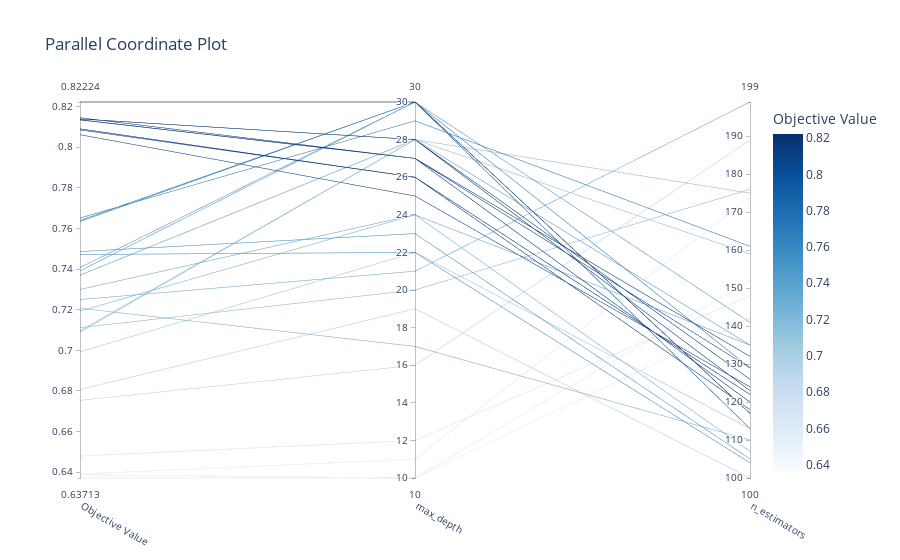

The notebook cell saved with this chart:
### Code cell
optuna.visualization.plot_parallel_coordinate(study, params=["max_depth", "n_estimators"])

### Figure 1 — Plotly figure (JSON) as saved in the notebook; plotly's stock layout.template omitted (floating-point values rounded to 4 significant figures)
{"data": [{"dimensions": [{"label": "Objective Value", "range": [0.6371, 0.8222], "values": [0.7112, 0.6807, 0.7096, 0.7207, 0.6753, 0.6479, 0.6371, 0.7472, 0.6391, 0.6387, 0.809, 0.809, 0.8139, 0.8061, 0.7634, 0.73, 0.8222, 0.7407, 0.709, 0.6992, 0.737, 0.8145, 0.8222, 0.764, 0.8135, 0.7486, 0.7391, 0.8085, 0.7651, 0.725, 0.7193, 0.8139, 0.8134]}, {"label": "max_depth", "range": [10, 30], "values": [20, 19, 28, 17, 16, 12, 10, 22, 11, 10, 26, 26, 28, 25, 30, 24, 30, 30, 28, 22, 28, 27, 30, 30, 27, 23, 30, 26, 29, 21, 24, 28, 27]}, {"label": "n_estimators", "range": [100, 199], "values": [176, 100, 175, 110, 189, 148, 142, 104, 174, 152, 122, 122, 123, 124, 129, 135, 117, 113, 159, 113, 135, 120, 117, 113, 132, 105, 141, 118, 161, 199, 107, 126, 129]}], "labelangle": 30, "labelside": "bottom", "line": {"color": [0.7112, 0.6807, 0.7096, 0.7207, 0.6753, 0.6479, 0.6371, 0.7472, 0.6391, 0.6387, 0.809, 0.809, 0.8139, 0.8061, 0.7634, 0.73, 0.8222, 0.7407, 0.709, 0.6992, 0.737, 0.8145, 0.8222, 0.764, 0.8135, 0.7486, 0.7391, 0.8085, 0.7651, 0.725, 0.7193, 0.8139, 0.8134], "colorbar": {"title": {"text": "Objective Value"}}, "colorscale": [[0, "rgb(247,251,255)"], [0.125, "rgb(222,235,247)"], [0.25, "rgb(198,219,239)"], [0.375, "rgb(158,202,225)"], [0.5, "rgb(107,174,214)"], [0.625, "rgb(66,146,198)"], [0.75, "rgb(33,113,181)"], [0.875, "rgb(8,81,156)"], [1, "rgb(8,48,107)"]], "reversescale": false, "showscale": true}, "type": "parcoords"}], "layout": {"title": {"text": "Parallel Coordinate Plot"}}}
